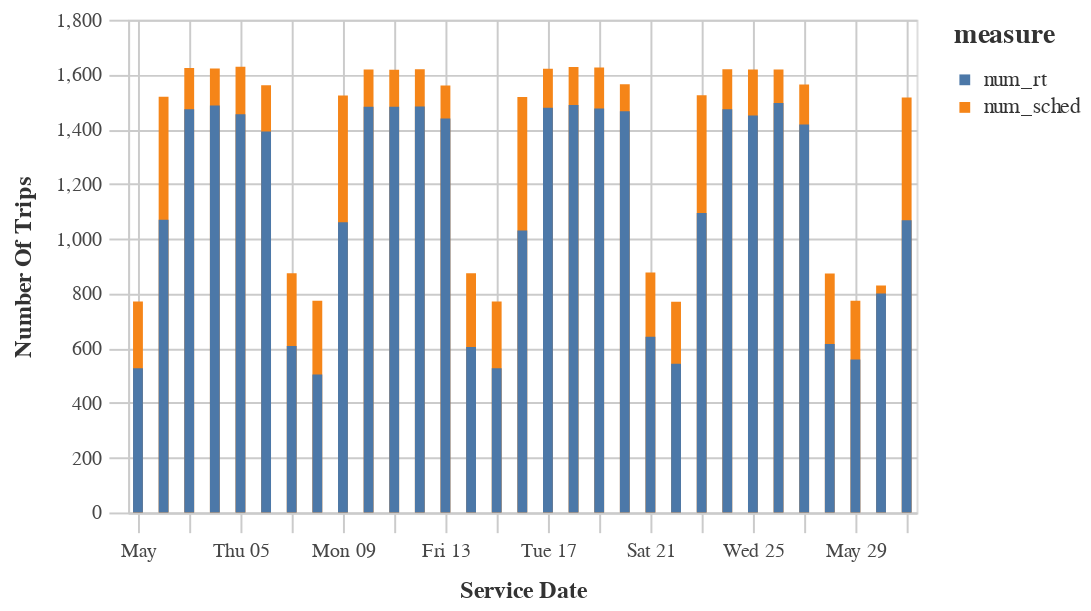

Notebook code for this chart:
### Code cell
bar = alt.Chart(df_long).mark_bar(opacity=1).encode(
    x=alt.X('service_date', title=_dla_utils.labeling('service_date')),
    y=alt.Y('value', stack=None,  title=_dla_utils.labeling('number of trips')),
    color="measure",
)

chart = styleguide.preset_chart_config(bar)
chart

### Figure 1 — Vega-Lite specification as saved in the notebook (floating-point values rounded to 4 significant figures)
{"config": {"view": {"continuousWidth": 400, "continuousHeight": 300}, "axis": {"domainColor": "#cbcbcb", "grid": true, "gridColor": "#cbcbcb", "gridWidth": 1, "labelColor": "#474747", "labelFont": "Nunito Sans", "labelFontSize": 10, "labelPadding": 4, "tickColor": "#cbcbcb", "tickSize": 10, "titleColor": "#333", "titleFont": "Raleway", "titleFontSize": 12, "titlePadding": 10}, "axisBand": {"grid": false}, "background": "white", "font": "Raleway", "header": {"labelFont": "Nunito Sans", "titleFont": "Raleway"}, "legend": {"labelColor": "#333", "labelFont": "Nunito Sans", "labelFontSize": 11, "labelLimit": 0, "padding": 1, "symbolSize": 30, "symbolType": "square", "titleColor": "#333", "titleFont": "Raleway", "titleFontSize": 14, "titlePadding": 10}, "title": {"anchor": "middle", "font": "Raleway", "fontSize": 18, "fontWeight": 300, "offset": 20}}, "data": {"name": "data-ea3d46597eed69626e700bc531b14565"}, "mark": {"type": "bar", "opacity": 1}, "encoding": {"color": {"field": "measure", "type": "nominal"}, "x": {"field": "service_date", "title": "Service Date", "type": "temporal"}, "y": {"field": "value", "stack": null, "title": "Number Of Trips", "type": "quantitative"}}, "height": 250, "width": 400, "$schema": "https://vega.github.io/schema/vega-lite/v4.17.0.json", "datasets": {"data-ea3d46597eed69626e700bc531b14565": [{"service_date": "2022-05-22T00:00:00", "measure": "num_sched", "value": 770}, {"service_date": "2022-05-01T00:00:00", "measure": "num_sched", "value": 771}, {"service_date": "2022-05-15T00:00:00", "measure": "num_sched", "value": 771}, {"service_date": "2022-05-29T00:00:00", "measure": "num_sched", "value": 773}, {"service_date": "2022-05-08T00:00:00", "measure": "num_sched", "value": 773}, {"service_date": "2022-05-13T00:00:00", "measure": "num_sched", "value": 1560}, {"service_date": "2022-05-06T00:00:00", "measure": "num_sched", "value": 1561}, {"service_date": "2022-05-27T00:00:00", "measure": "num_sched", "value": 1563}, {"service_date": "2022-05-20T00:00:00", "measure": "num_sched", "value": 1564}, {"service_date": "2022-05-30T00:00:00", "measure": "num_sched", "value": 829}, {"service_date": "2022-05-11T00:00:00", "measure": "num_sched", "value": 1617}, {"service_date": "2022-05-10T00:00:00", "measure": "num_sched", "value": 1618}, {"service_date": "2022-05-25T00:00:00", "measure": "num_sched", "value": 1618}, {"service_date": "2022-05-26T00:00:00", "measure": "num_sched", "value": 1618}, {"service_date": "2022-05-12T00:00:00", "measure": "num_sched", "value": 1619}, {"service_date": "2022-05-24T00:00:00", "measure": "num_sched", "value": 1619}, {"service_date": "2022-05-17T00:00:00", "measure": "num_sched", "value": 1621}, {"service_date": "2022-05-04T00:00:00", "measure": "num_sched", "value": 1622}, {"service_date": "2022-05-03T00:00:00", "measure": "num_sched", "value": 1624}, {"service_date": "2022-05-19T00:00:00", "measure": "num_sched", "value": 1625}, {"service_date": "2022-05-18T00:00:00", "measure": "num_sched", "value": 1627}, {"service_date": "2022-05-05T00:00:00", "measure": "num_sched", "value": 1628}, {"service_date": "2022-05-28T00:00:00", "measure": "num_sched", "value": 873}, {"service_date": "2022-05-14T00:00:00", "measure": "num_sched", "value": 874}, {"service_date": "2022-05-07T00:00:00", "measure": "num_sched", "value": 874}, {"service_date": "2022-05-21T00:00:00", "measure": "num_sched", "value": 877}, {"service_date": "2022-05-31T00:00:00", "measure": "num_sched", "value": 1516}, {"service_date": "2022-05-16T00:00:00", "measure": "num_sched", "value": 1518}, {"service_date": "2022-05-02T00:00:00", "measure": "num_sched", "value": 1519}, {"service_date": "2022-05-09T00:00:00", "measure": "num_sched", "value": 1523}, {"service_date": "2022-05-23T00:00:00", "measure": "num_sched", "value": 1524}, {"service_date": "2022-05-22T00:00:00", "measure": "num_rt", "value": 543}, {"service_date": "2022-05-01T00:00:00", "measure": "num_rt", "value": 527}, {"service_date": "2022-05-15T00:00:00", "measure": "num_rt", "value": 527}, {"service_date": "2022-05-29T00:00:00", "measure": "num_rt", "value": 559}, {"service_date": "2022-05-08T00:00:00", "measure": "num_rt", "value": 504}, {"service_date": "2022-05-13T00:00:00", "measure": "num_rt", "value": 1439}, {"service_date": "2022-05-06T00:00:00", "measure": "num_rt", "value": 1392}, {"service_date": "2022-05-27T00:00:00", "measure": "num_rt", "value": 1417}, {"service_date": "2022-05-20T00:00:00", "measure": "num_rt", "value": 1466}, {"service_date": "2022-05-30T00:00:00", "measure": "num_rt", "value": 800}, {"service_date": "2022-05-11T00:00:00", "measure": "num_rt", "value": 1482}, {"service_date": "2022-05-10T00:00:00", "measure": "num_rt", "value": 1482}, {"service_date": "2022-05-25T00:00:00", "measure": "num_rt", "value": 1450}, {"service_date": "2022-05-26T00:00:00", "measure": "num_rt", "value": 1496}, {"service_date": "2022-05-12T00:00:00", "measure": "num_rt", "value": 1483}, {"service_date": "2022-05-24T00:00:00", "measure": "num_rt", "value": 1473}, {"service_date": "2022-05-17T00:00:00", "measure": "num_rt", "value": 1478}, {"service_date": "2022-05-04T00:00:00", "measure": "num_rt", "value": 1487}, {"service_date": "2022-05-03T00:00:00", "measure": "num_rt", "value": 1473}, {"service_date": "2022-05-19T00:00:00", "measure": "num_rt", "value": 1476}, {"service_date": "2022-05-18T00:00:00", "measure": "num_rt", "value": 1488}, {"service_date": "2022-05-05T00:00:00", "measure": "num_rt", "value": 1455}, {"service_date": "2022-05-28T00:00:00", "measure": "num_rt", "value": 615}, {"service_date": "2022-05-14T00:00:00", "measure": "num_rt", "value": 604}, {"service_date": "2022-05-07T00:00:00", "measure": "num_rt", "value": 608}, {"service_date": "2022-05-21T00:00:00", "measure": "num_rt", "value": 642}, {"service_date": "2022-05-31T00:00:00", "measure": "num_rt", "value": 1067}, {"service_date": "2022-05-16T00:00:00", "measure": "num_rt", "value": 1030}, {"service_date": "2022-05-02T00:00:00", "measure": "num_rt", "value": 1069}, {"service_date": "2022-05-09T00:00:00", "measure": "num_rt", "value": 1060}, {"service_date": "2022-05-23T00:00:00", "measure": "num_rt", "value": 1094}]}}
